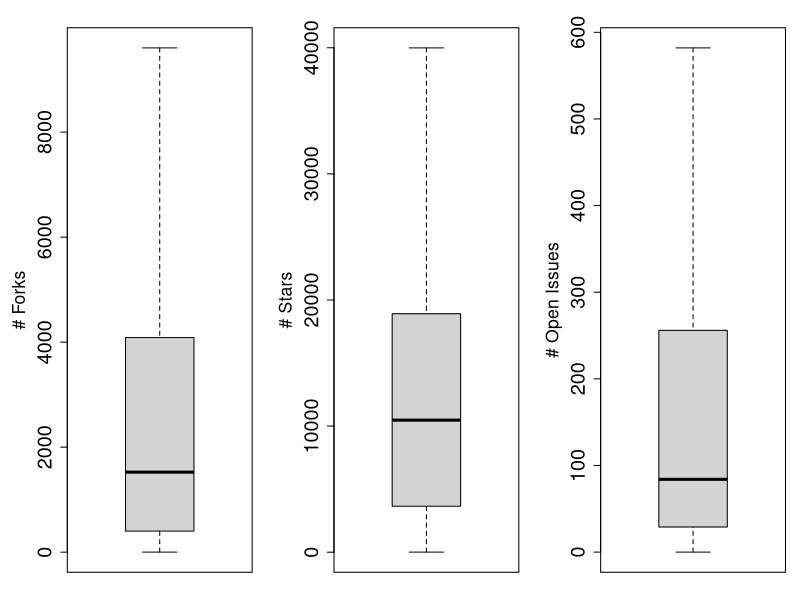
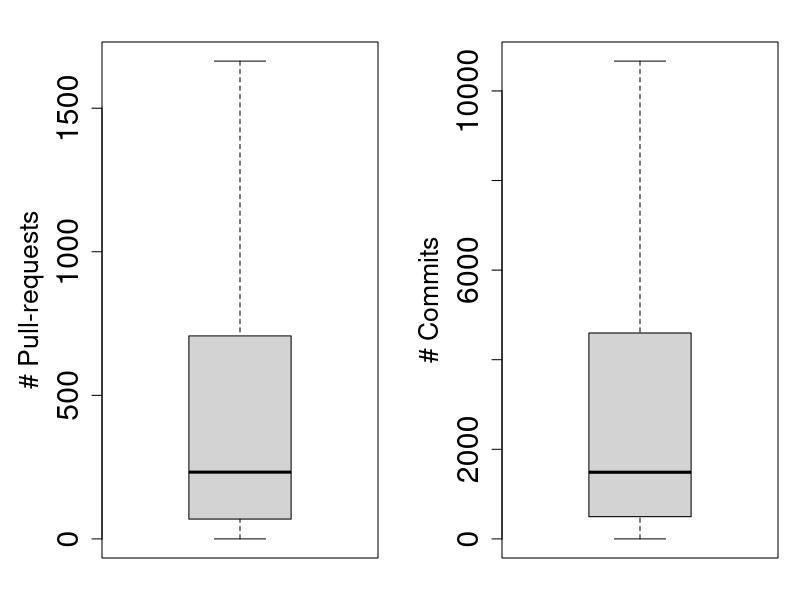

Write R code to recreate these figures, in order. (Note: this script raises an error after producing the figures.)
#########################################################
#     Installing and loading required packages          #
#########################################################
if (!require("gplots")) {
  install.packages("gplots", dependencies = TRUE)
  library(gplots)
}
if (!require("ggplot2")) {
  install.packages("ggplot2", dependencies = TRUE)
  require("ggplot2")
}
if (!require("dplyr")) {
  install.packages("dplyr", dependencies = TRUE)
  library("dplyr")
}

setwd("/mnt/SSD-DATA/FAPESP-2018")

#########################################################
#                 Loading Dataset                       #
#########################################################

projects <- read.csv("spreadsheets/summary.csv", header=TRUE,
                     colClasses=c("name" = "character",
                                  "owner" = "character",
                                  "created_at" = "character",
                                  "github_url" = "character",
                                  "pulls_merged_total" = "numeric",
                                  "pulls_merged_code_churn" = "numeric",
                                  "commits_total" = "numeric",
                                  "stars_total" = "numeric",
                                  "forks_total" = "numeric",
                                  "has_contributing" = "logical",
                                  "has_readme" = "logical",
                                  "used_languages_total" = "numeric",
                                  "open_issues_total" = "numeric",
                                  "age" = "numeric",
                                  "application_domain" = "character",
                                  "main_language" = "character",
                                  "owner_type" = "character",
                                  "software_license" = "character",
                                  "newcomers_total" = "numeric",
                                  "contributors_total" = "numeric",
                                  "core_members_total" = "numeric",
                                  "time_for_first_review_median" = "numeric",
                                  "time_for_merge_median" = "numeric"
                                  ))

boxplot_distribution <- function(n_row, n_column, columns, labels) {
    par(mfrow=c(n_row, n_column))

    for (column in seq_len(ncol(columns))) {
        par(mar=c(2, 5, 2, 1) + 0.1)
        boxplot(columns[,column], ylab=labels[[column]], outline=FALSE, cex.lab = 1.6, cex.axis = 1.8)
    }
}

##############################################
#    FIGURE: Summary (Forks, Stars, Age) #
##############################################
distribution <- subset(projects, select=c("forks_total","stars_total","open_issues_total"))
labels <- list("# Forks", "# Stars", "# Open Issues")
boxplot_distribution(1, 3, distribution, labels)

##########################################################
#    FIGURE: Summary (Merged pull-requests, Commits) #
##########################################################
distribution <- subset(projects, select=c("pulls_merged_total","commits_total"))
labels <- list("# Pull-requests", "# Commits")
boxplot_distribution(1, 2, distribution, labels)

##############################################
#    FIGURE: Proportion (Projects by domain) #
##############################################
distribution <- subset(projects, select=c("application_domain"))
barplot_distribution(distribution)

scatterplot_correlation <- function(column_x, column_y, label_x, label_y) {
  log10_column_x <- log10(column_x)
  log10_column_y <- log10(column_y)
  
  plot(log10_column_x, log10_column_y, xlab=label_x, ylab=label_y)
  #regression = lm(log10_column_y ~ log10_column_x)
  #abline(regression, untf=T, col="red")
}

barplot_distribution <- function(distribution) {
  par(mar=c(2, 2, 2, 2) + 0.1, las=2)
  table <- table(distribution)
  barplot(sort(table))
}

##################################
#    FIGURE: Correlation         #
##################################
# Correlation of the total of newcomers by project with a set of measures: 
# Total of stars, total of pull-requests merged, forks, commits, open issues and number of used languages.
# ~ Technical Warning ~ Since most measures were too disproportional, which could obscure the visual interpretation, 
# we normalized the values using log10.

# Correlation: Total of Newcomers x Stars
column_x <- projects[["newcomers_total"]]
column_y <- projects[["stars_total"]]
scatterplot_correlation(column_x, column_y, "# Newcomers", "# Stars")

# Correlation: Total of Newcomers x Pull-requests
column_x <- projects[["newcomers_total"]]
column_y <- projects[["pulls_merged_total"]]
scatterplot_correlation(column_x, column_y, "# Newcomers", "# Pull-requests (Merged)")

# Correlation: Total of Newcomers x Forks
column_x <- projects[["newcomers_total"]]
column_y <- projects[["forks_total"]]
scatterplot_correlation(column_x, column_y, "# Newcomers", "# Forks")

# Correlation: Total of Newcomers x Commits
column_x <- projects[["newcomers_total"]]
column_y <- projects[["commits_total"]]
scatterplot_correlation(column_x, column_y, "# Newcomers", "# Commits")

# Correlation: Total of Newcomers x Number of used languages
column_x <- projects[["newcomers_total"]]
column_y <- projects[["used_languages_total"]]
scatterplot_correlation(column_x, column_y, "# Newcomers", "# Prog. Languages")

# Correlation: Total of Newcomers x Open issues
column_x <- projects[["newcomers_total"]]
column_y <- projects[["open_issues_total"]]
scatterplot_correlation(column_x, column_y, "# Newcomers", "# Open issues")

#########################################################
#       CLUSTERS: DIVIDED BY STRATIFICATION FACTORS     #
#########################################################

# Age 
pdf("./Images/percentage_age.pdf", width=12, height=7)
percentage <- projects %>%  group_by(age, cluster) %>% summarise(count=n()) %>% mutate(percent = count/sum(count))
ggplot(percentage, aes(x = factor(age), y = percent * 100, fill = factor(cluster))) + geom_bar(stat="identity", width = 0.7, colour="black") + 
  labs(x = "Age", y = "Percent", fill = "Cluster") + coord_flip() + scale_fill_grey() + theme_classic()
dev.off()

# Domain 
pdf("./Images/percentage_domain.pdf", width=12, height=7)
percentage <- projects %>%  group_by(domain, cluster) %>% summarise(count=n()) %>% mutate(percent = count/sum(count))
ggplot(percentage, aes(x = factor(domain), y = percent * 100, fill = factor(cluster))) + geom_bar(stat="identity", width = 0.7, colour="black") + 
  labs(x = "Domain", y = "Percent", fill = "Cluster") + coord_flip() + scale_fill_grey() + theme_classic()
dev.off()

# Main Language 
pdf("./Images/percentage_main_language.pdf", width=12, height=7)
percentage <- projects %>%  group_by(main_language, cluster) %>% summarise(count=n()) %>% mutate(percent = count/sum(count))
ggplot(percentage, aes(x = factor(main_language), y = percent * 100, fill = factor(cluster))) + geom_bar(stat="identity", width = 0.7, colour="black") + 
  labs(x = "Language", y = "Percent", fill = "Cluster") + coord_flip() + scale_fill_grey() + theme_classic()
dev.off()

# Has README.md
pdf("./Images/percentage_readme.pdf", width=12, height=7)
percentage <- projects %>%  group_by(owner_type, cluster) %>% summarise(count=n()) %>% mutate(percent = count/sum(count))
ggplot(percentage, aes(x = factor(owner_type), y = percent * 100, fill = factor(cluster))) + geom_bar(stat="identity", width = 0.7, colour="black") + 
  labs(x = "Owner", y = "Percent", fill = "Cluster") + coord_flip() + scale_fill_grey() + theme_classic()
dev.off()

# Has CONTRIBUTING.md
pdf("./Images/percentage_contributing.pdf", width=12, height=7)
percentage <- projects %>%  group_by(has_contributing, cluster) %>% summarise(count=n()) %>% mutate(percent = count/sum(count))
ggplot(percentage, aes(x = factor(has_contributing), y = percent * 100, fill = factor(cluster))) + geom_bar(stat="identity", width = 0.7, colour="black") + 
  labs(x = "Owner", y = "Percent", fill = "Cluster") + coord_flip() + scale_fill_grey() + theme_classic()
dev.off()
